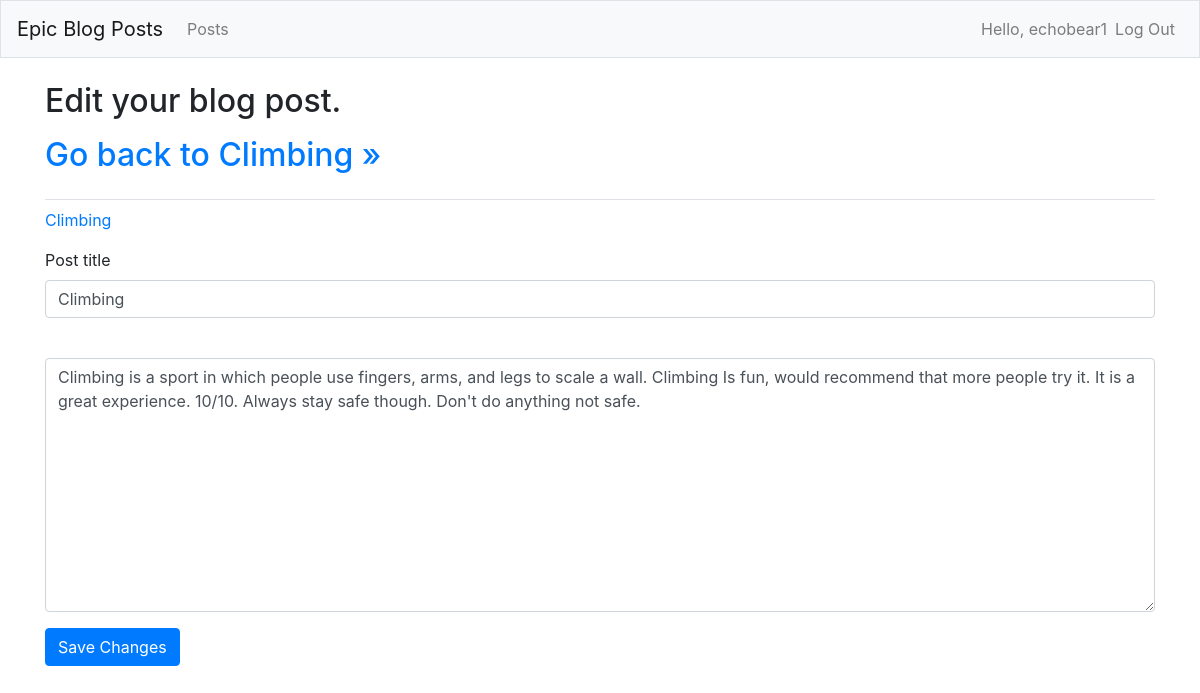
The app's page /edit_blog_post/2/ (signed in) with its own data.
### brian_blog_posts/models.py (models this page shows)
class BlogPost(models.Model):
	post_title = models.CharField(max_length=200)
	text = models.TextField()
	date_added = models.DateTimeField(auto_now_add=True)
	owner = models.ForeignKey(User, on_delete=models.CASCADE)
	def __str__(self):
		return self.post_title

### brian_blog_posts/views.py (the view)
# urls.py: path('edit_blog_post/<int:blog_post_id>/', views.edit_blog_post, name='edit_blog_post'),
@login_required
def edit_blog_post(request, blog_post_id):
	blog_post = BlogPost.objects.get(id=blog_post_id)
	if blog_post.owner != request.user:
		raise Http404
	if request.method != 'POST':
		form = TopicForm(instance=blog_post)
	else:
		form = TopicForm(instance=blog_post, data=request.POST)
		if form.is_valid():
			form.save()
			return redirect('brian_blog_posts:blog_post', blog_post_id=blog_post.id)
	context = {'blog_post': blog_post, 'form': form}
	return render(request, 'brian_blog_posts/edit_blog_post.html', context)

### brian_blog_posts/forms.py
class TopicForm(forms.ModelForm):
	class Meta:
		model = BlogPost
		fields = ['post_title', 'text']
		labels = {'text': ''}

### brian_blog_posts/templates/brian_blog_posts/edit_blog_post.html (shortened to what this page needs)
{% extends "brian_blog_posts/base.html" %}
{% load bootstrap4 %}
{% block page_header %}
  <h2>Edit your blog post.</h2>
  <p><h2><a href="{% url 'brian_blog_posts:blog_post' blog_post.id %}">
  	Go back to {{ blog_post }} &raquo;</a></h2></p>
{% endblock page_header %}
{% block content %}
  <p><a href="{% url 'brian_blog_posts:blog_post' blog_post.id %}">{{ blog_post }}</a></p>
  <form action="{% url 'brian_blog_posts:edit_blog_post' blog_post.id %}" method='post' class="form">
    {% bootstrap_form form %}
    {% buttons %}
      <button name="submit" class="btn btn-primary">Save Changes</button>
    {% endbuttons %}
  </form>
{% endblock content %}

### brian_blog_posts/templates/brian_blog_posts/base.html (shortened to what this page needs)
{% load bootstrap4 %}
<!doctype html>
<html lang="en">
<head>
  {% bootstrap_css %}
</head>
<body>
  <nav class="navbar navbar-expand-md navbar-light bg-light mb-4 border">
    <a class="navbar-brand" href="{% url 'brian_blog_posts:index'%}">
        Epic Blog Posts</a>
    <div class="collapse navbar-collapse" id="navbarCollapse">
      <ul class="navbar-nav mr-auto">
        <li class="nav-item">
          <a class="nav-link" href="{% url 'brian_blog_posts:blog_posts'%}">
              Posts</a></li>
      </ul>
      <ul class="navbar-nav ml-auto">
        {% if user.is_authenticated %}
          <li class="nav-item">
            <span class="navbar-text">Hello, {{ user.username }} </span>
          </li>
          <li class="nav-item">
            <a class="nav-link" href="{% url 'users:logout' %}">Log Out</a>
          </li>
        {% else %}
          <li class="nav-item">
            <a class="nav-link" href="{% url 'users:register' %}">Register</a>
          </li>
          <li class="nav-item">
            <a class="nav-link" href="{% url 'users:login' %}">Log in</a></li>
        {% endif %}
      </ul>
    </div>
  </nav>
  <main role="main" class="container">
    <div class="pb-2 mb-2 border-bottom">
      {% block page_header %}{% endblock page_header %}
    </div>
    <div>
      {% block content %}{% endblock content %}
    </div>
  </main>
</body>
</html>

### records on screen
BlogPost: post_title "Climbing", text "Climbing is a sport in which people use fingers, arms, and legs to scale a wall. Climbing Is fun, would recommend that more people try it. It is a great experience. 10/10. Always stay safe though. Don't do anything not safe."

### other values on screen
{{ user.username }} "echobear1"
